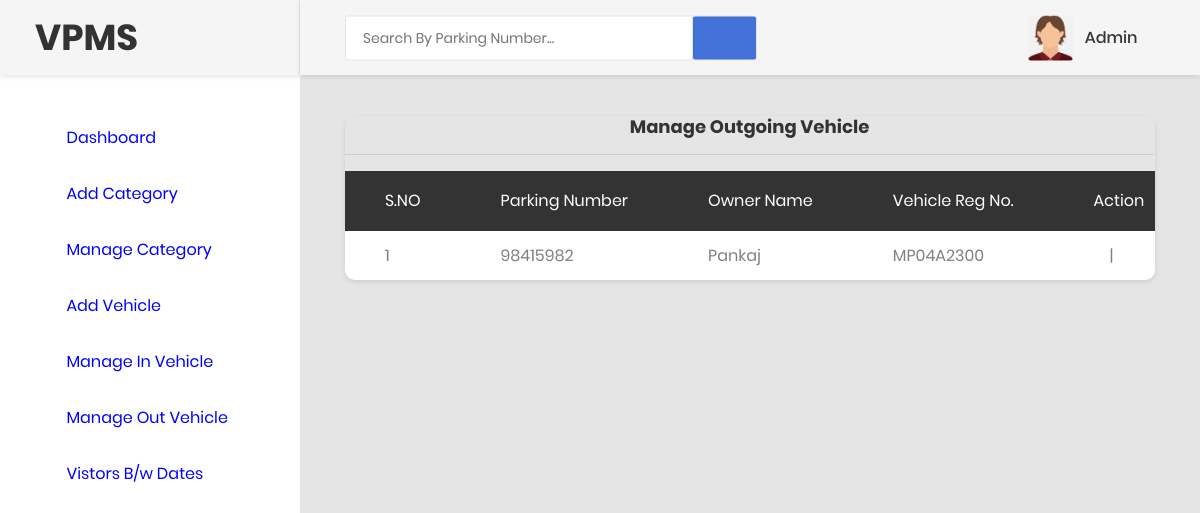
Page /manage_outgoingvehicle (signed in) on the committed database.
### vehicle/models.py (models this page shows, shortened)
class Vehicle(models.Model):
    parkingnumber = models.CharField(max_length=20)
    category = models.ForeignKey(Category, on_delete=models.CASCADE)
    vehiclecompany = models.CharField(max_length=50)
    regno = models.CharField(max_length=10)
    ownername = models.CharField(max_length=50)
    ownercontact = models.CharField(max_length=15)
    pdate = models.DateField()
    intime = models.CharField(max_length=50)
    outtime = models.CharField(max_length=50)
    parkingcharge = models.CharField(max_length=50)
    remark = models.CharField(max_length=500)
    status = models.CharField(max_length=20)

### vehicle/views.py (the view)
# urls.py: path('manage_outgoingvehicle',manage_outgoingvehicle,name='manage_outgoingvehicle'),
def manage_outgoingvehicle(request):
    if not request.user.is_authenticated:
        return redirect('index')
    vehicle = Vehicle.objects.filter(status="Out")
    d = {'vehicle':vehicle}
    return render(request, 'manage_outgoingvehicle.html', d)

### vehicle/templates/manage_outgoingvehicle.html (shortened to what this page needs)
{% load static %}
{% block body %}
<html lang="en">
<head>
    <link href="{% static 'css/font-face.css' %}" rel="stylesheet" media="all">
    <link href="{% static 'vendor/font-awesome-5/css/fontawesome-all.min.css' %}" rel="stylesheet" media="all">
    <link href="{% static 'vendor/font-awesome-4.7/css/font-awesome.min.css' %}" rel="stylesheet" media="all">
    <link href="{% static 'vendor/mdi-font/css/material-design-iconic-font.min.css' %}" rel="stylesheet" media="all">
    <link href="{% static 'vendor/bootstrap-4.1/bootstrap.min.css' %}" rel="stylesheet" media="all">
    <link href="{% static 'vendor/animsition/animsition.min.css' %}" rel="stylesheet" media="all">
    <link href="{% static 'vendor/bootstrap-progressbar/bootstrap-progressbar-3.3.4.min.css' %}" rel="stylesheet" media="all">
    <link href="{% static 'vendor/wow/animate.css' %}" rel="stylesheet" media="all">
    <link href="{% static 'vendor/css-hamburgers/hamburgers.min.css' %}" rel="stylesheet" media="all">
    <link href="{% static 'vendor/slick/slick.css' %}" rel="stylesheet" media="all">
    <link href="{% static 'vendor/select2/select2.min.css' %}" rel="stylesheet" media="all">
    <link href="{% static 'vendor/perfect-scrollbar/perfect-scrollbar.css' %}" rel="stylesheet" media="all">
    <link href="{% static 'css/theme.css' %}" rel="stylesheet" media="all">
</head>
<body class="animsition">
    <div class="page-wrapper">
      {% include 'sidebar.html' %}
        <div class="page-container">
            {% include 'header.html' %}
            <div class="main-content">
                <div class="section__content section__content--p30">
                    <div class="container-fluid">
                        <div class="row">
                            <div class="col-lg-12">
                                <div class="table-responsive table--no-card m-b-30">
                                   <h4 align="center">Manage Outgoing Vehicle </h4>
                                    <hr>
                                    <table class="table table-borderless table-striped table-earning">
                                         <thead>
                                        <tr>
                                            <tr>
                  <th>S.NO</th>
                  <th>Parking Number</th>
              <th>Owner Name</th>
              <th>Vehicle Reg No.</th>
                   <th>Action</th>
                </tr>
                                        </tr>
                                        </thead>
                                       {% for i in vehicle %}
                <tr>
                  <td>{{forloop.counter}}</td>
                  <td>{{i.parkingnumber}}</td>
                  <td>{{i.ownername}}</td>
                <td>{{i.regno}}</td>
                  <td>
                      <a href="{% url 'view_outgoingdetail' i.id %}" ><i class="fa fa-eye fa-1x"></i></a>
                   | <a href="{% url 'print' i.id %}" ><i class="fa fa-print fa-1x"></i></a>
                  </td>
                </tr>
 {% endfor %}
                                    </table>
                                </div>
                            </div>
                        </div>
          </div>
                </div>
            </div>
        </div>
    </div>
</body>
</html>
{% endblock %}

### vehicle/templates/header.html (shortened to what this page needs)
{% load static %}
<header class="header-desktop">
                <div class="section__content section__content--p30">
                    <div class="container-fluid">
                        <div class="header-wrap">
                            <form class="form-header" name="search" action="{% url 'search'%}">
                                <input class="au-input au-input--xl" type="text" name="searchdata" id="searchdata" placeholder="Search By Parking Number..." />
                                <button class="au-btn--submit" type="submit" name="search" value="Submit">
                                    <i class="zmdi zmdi-search"></i>
                                </button>
                            </form>
                            <div class="header-button">
                                <div class="account-wrap">
                                    <div class="account-item clearfix js-item-menu">
                                        <div class="image">
                                            <img src="{% static 'images/icon/avatarboy729.png' %}" alt="Admin" />
                                        </div>
                                        <div class="content">
                                            <a class="js-acc-btn" href="#">{{request.user.username}}</a>
                                        </div>
                                    </div>
                                </div>
                            </div>
                        </div>
                    </div>
                </div>
            </header>

### rows in the picture
Vehicle: parkingnumber "98415982", ownername "Pankaj", regno "MP04A2300"

### other values in the picture
{{ request.user.username }} "Admin"
